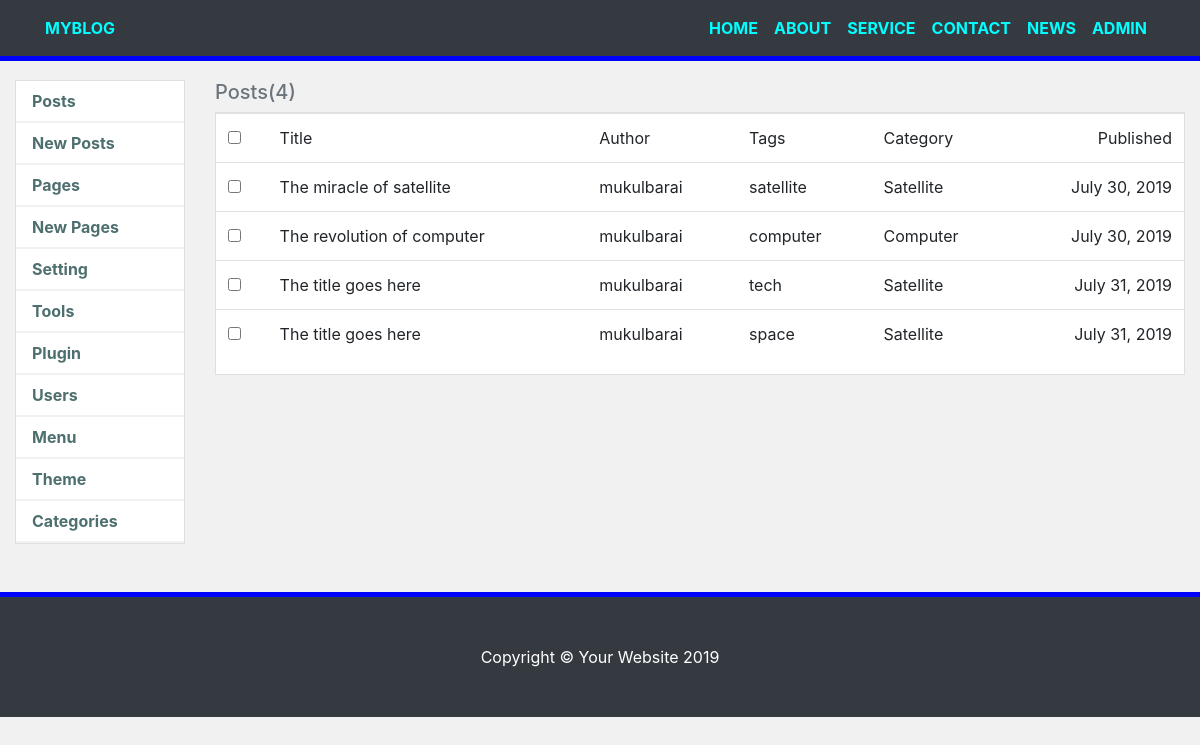
Before: /site/admin/ (signed in) with the older database file.
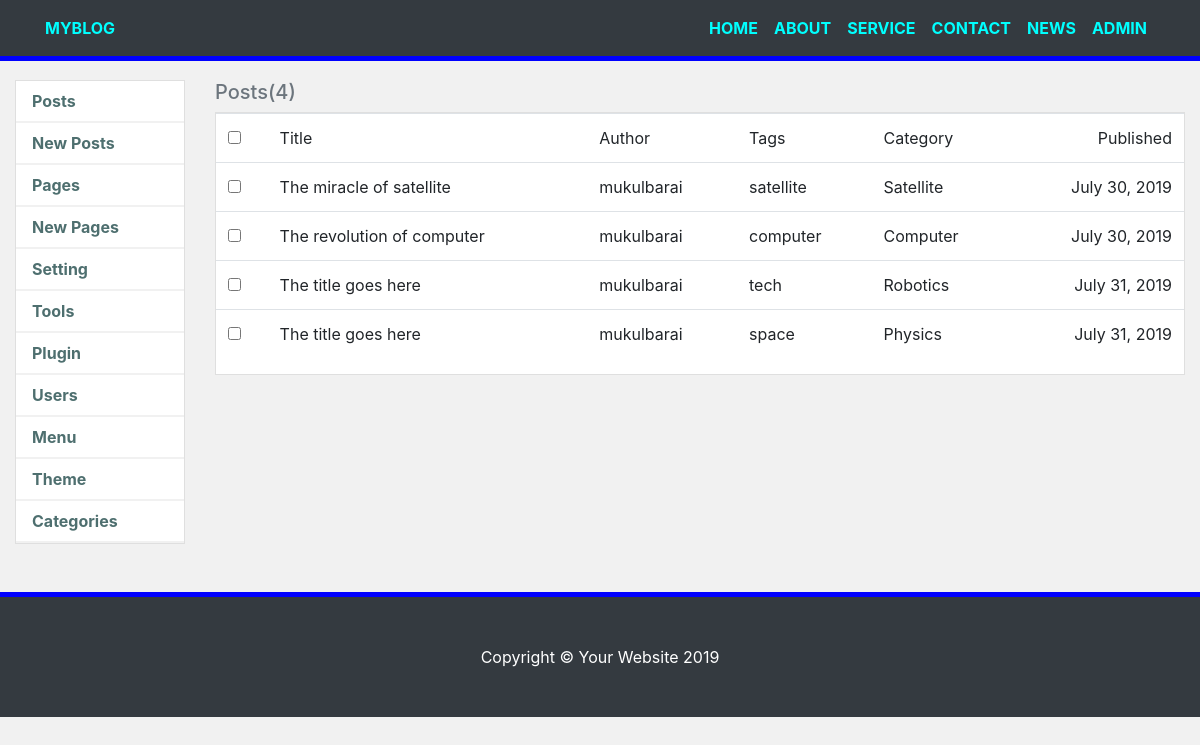
After: the same page with the newer database file.
### blog/models.py (models this page shows, shortened)
class Post(models.Model):
	content = models.CharField(max_length=1000)
	title = models.CharField(max_length=100,
		default='The title goes here')
	author = models.ForeignKey(User,
		on_delete=models.CASCADE,related_name='post')
	image = models.CharField(max_length=1000)
	category = models.ForeignKey(Category,
		on_delete=models.CASCADE, related_name='category')
	published = models.DateField(default=date.today)
	tags = models.CharField(max_length=100, null=True)

class Category(models.Model):
	name = models.CharField(max_length=100)
	def __str__(self): return self.name
	menu = models.ForeignKey(Menu,
		on_delete=models.CASCADE, null=True)

### blog/views.py (the view)
# urls.py: path('site/admin/', views.siteAdmin, name='siteadmin'),
def siteAdmin(request):
	if not request.user.is_authenticated:
		return redirect('index')
	posts = Post.objects.all()
	categories = Category.objects.all()
	menus = Menu.objects.all()
	context = {
		'posts': posts,
		'categories': categories,
		'menus': menus
	}
	return render(request, 'admin/posts.html', context)

### blog/models.py (called while the page is built)
	def __str__(self): return self.title

### blog/templates/admin/posts.html
{% extends 'admin/home.html' %}
{% block content %}
    <div class="clearfix">
      <h5 class="text-secondary" href="{% url 'posts' %}">Posts({{posts|length}})</h5>
    </div>
    <div class="card mb-4">
        <table class="table">
          <tr class="mb-1">
            <td><input type="checkbox" name=""></td>
            <td>Title</td>
            <td>Author</td>
            <td>Tags</td>
            <td>Category</td>
            <td class="text-right">Published</td>
          </tr>
          {% for post in posts %}
          <tr class="mb-1">
            <td><input type="checkbox" name=""></td>
            <td>{{post.title}}</td>
            <td>{{post.author}}</td>
            <td>{{post.tags}}</td>
            <td>{{post.category}}</td>
            <td class="text-right">{{post.published}}</td>
          </tr>
          {% endfor %}
        </table>
    </div>
{% endblock %}

Changed rows visible on the page:
changed Post "tech": category "Satellite" → "Robotics"
changed Post "space": category "Satellite" → "Physics"
